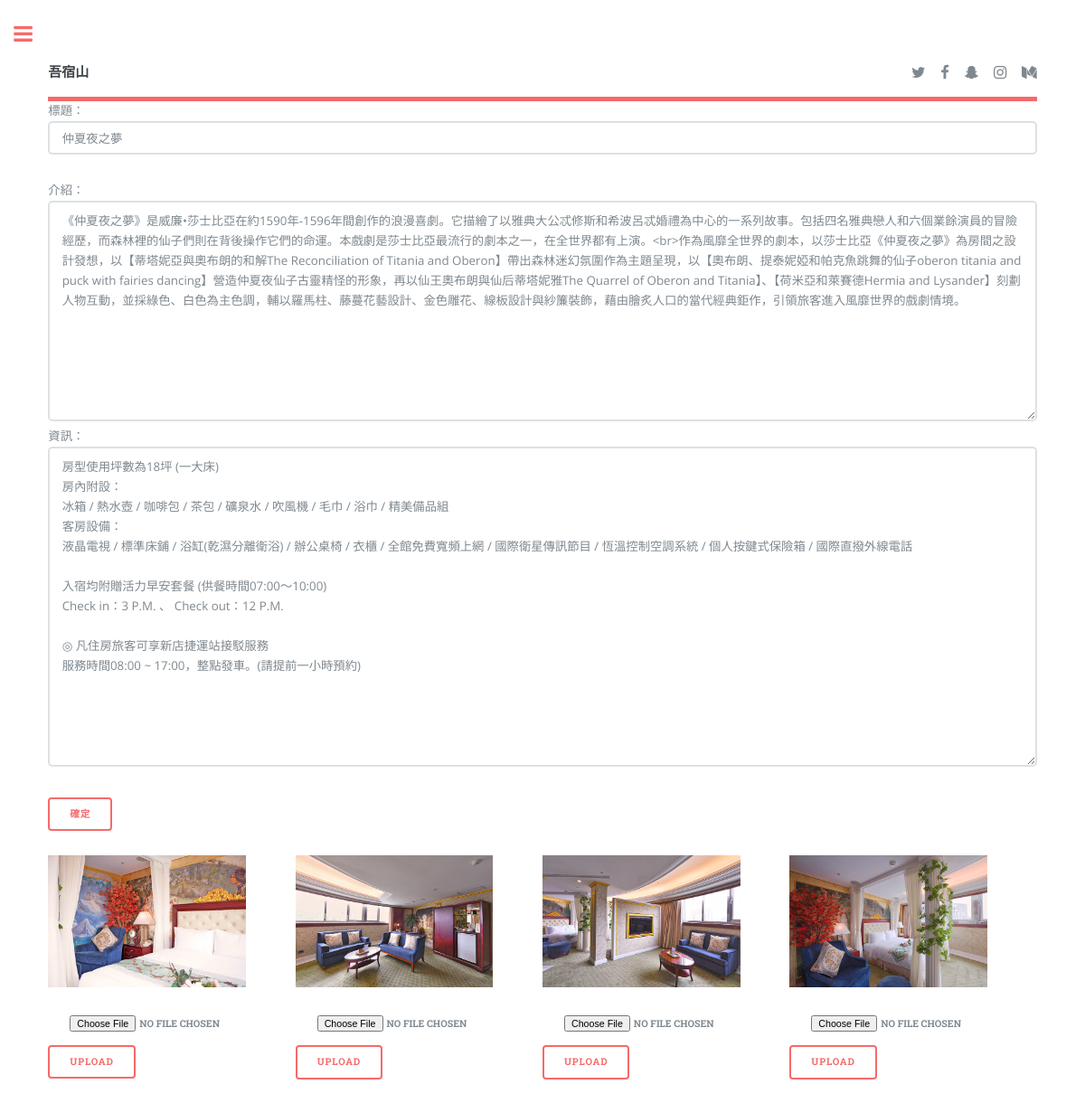
/index.php/admin/update_room?id=1 (signed in), run on the app's committed database.
### tables this page shows
CREATE TABLE IF NOT EXISTS `room` (
  `room_ID` int(11) NOT NULL AUTO_INCREMENT,
  `room_Name` varchar(20) NOT NULL,
  `room_Level` varchar(5) NOT NULL,
  `room_Price` varchar(5) NOT NULL,
  `room_Size` varchar(3) NOT NULL,
  `room_Intro` text NOT NULL,
  `room_Quantity` varchar(3) NOT NULL,
  `room_Img1` varchar(15) NOT NULL,
  `room_Img2` varchar(15) NOT NULL,
  `room_Img3` varchar(15) NOT NULL,
  `room_Img4` varchar(15) NOT NULL,
  `room_Img5` varchar(15) NOT NULL,
  `room_Remarks` text NOT NULL,
  PRIMARY KEY (`room_ID`)
);

### application/controllers/Admin.php (called while the page is built, shortened)
<?php
class Admin extends CI_Controller {
        public function __construct()
        {
                $this->load->helper(array('form', 'url'));
        }
        public function update_room()
        {
                $data['title'] = '-修改客房資料';
                $this->load->helper('url');
                $this->load->view('templates/header_2', $data);
                $this->load->view('admin/update_room', array('error' => ' ' ));
                $this->load->view('templates/manu');
                $this->load->view('templates/footer');
        }
}

### index.php (called while the page is built, shortened)
<?php
require_once BASEPATH.'core/CodeIgniter.php';

### application/views/admin/update_room.php (the view, shortened to what this page needs)
<?php
if (isset($_SESSION["emp_identity"])) {
  $ID = $_GET['id'];
  $sql = "SELECT * FROM room where room_ID='$ID'";
  $result = mysql_query($sql);
  $row = mysql_fetch_row($result);
  $result_area = str_replace(chr(13).chr(10), "<br>", $row[5]);
  $remarks = str_replace('<br />', "", nl2br($row[12]));
  echo "<form name=\"form\" method=\"post\" action=\"update_room_finish\">";
  echo "標題：<input type=\"text\" name=\"room_Name\" value=\"$row[1]\" /> <br>";
  echo "介紹：<textarea name=\"room_Intro\" rows=\"10\" cols=\"20\"/>$result_area</textarea>";
  echo "資訊：<textarea name=\"room_Remarks\" rows=\"15\" cols=\"20\"/>$remarks</textarea>";
  echo " <br><input type=\"submit\" name=\"button\" value=\"確定\" />";
  echo "</form>";
  for ($i=8; $i<12; $i++) {
    echo "<div class = 'update_img'>";
    echo "<form method=\"post\" action=\"do_upload\"  enctype=\"multipart/form-data\">";
    echo "
      <input type=\"hidden\" name=\"id\" value=\"$ID\">
      <input type=\"hidden\" name=\"room_img1\" value=\"$row[7]\">
      <input type=\"hidden\" name=\"room_img2\" value=\"$row[$i]\">
      <img src=\"../images/room/$row[7]/$row[$i].jpg\" /><br><br>
      <input type=\"file\" name=\"userfile\" size=\"20\" />
      <br>
      <input type=\"submit\" value=\"upload\" />
      </form>
    ";
    echo "</div>";
  }
}
?>

### assets/css/main.css (style rules this page uses)
html, body, div, span, applet, object, iframe, h1, h2, h3, h4, h5, h6, p, blockquote, pre, a, abbr, acronym, address, big, cite, code, del, dfn, em, img, ins, kbd, q, s, samp, small, strike, strong, sub, sup, tt, var, b, u, i, center, dl, dt, dd, ol, ul, li, fieldset, form, label, legend, table, caption, tbody, tfoot, thead, tr, th, td, article, aside, canvas, details, embed, figure, figcaption, footer, header, hgroup, menu, nav, output, ruby, section, summary, time, mark, audio, video { margin: 0; padding: 0; border: 0; font-size: 100%; font: inherit; vertical-align: baseline; }
body { line-height: 1; }
body { -webkit-text-size-adjust: none; }
*, *:before, *:after { -moz-box-sizing: border-box; -webkit-box-sizing: border-box; box-sizing: border-box; }
body { -ms-overflow-style: scrollbar; }
body { background: #ffffff; }
body, input, select, textarea { color: #7f888f; font-family: "Open Sans", sans-serif; font-size: 13pt; font-weight: 400; line-height: 1.65; }
@media screen and (max-width: 1680px) { body, input, select, textarea { font-size: 11pt; } }
@media screen and (max-width: 1280px) { body, input, select, textarea { font-size: 10pt; } }
form { margin: 0 0 2em 0; }
input[type="text"], input[type="password"], input[type="email"], input[type="tel"], input[type="search"], input[type="url"], select, textarea { -moz-appearance: none; -webkit-appearance: none; -ms-appearance: none; appearance: none; background: #ffffff; border-radius: 0.375em; border: none; border: solid 2px rgba(210, 215, 217, 0.75); color: inherit; display: block; outline: 0; padding: 0 1em; text-decoration: none; width: 100%; margin-bottom: 0.5em; }
input[type="text"], input[type="password"], input[type="email"], input[type="tel"], input[type="search"], input[type="url"], select { height: 2.75em; }
textarea { padding: 0.75em 1em; }
input[type="submit"], input[type="reset"], input[type="button"], button, .button { -moz-appearance: none; -webkit-appearance: none; -ms-appearance: none; appearance: none; -moz-transition: background-color 0.2s ease-in-out, color 0.2s ease-in-out; -webkit-transition: background-color 0.2s ease-in-out, color 0.2s ease-in-out; -ms-transition: background-color 0.2s ease-in-out, color 0.2s ease-in-out; transition: background-color 0.2s ease-in-out, color 0.2s ease-in-out; background-color: transparent; border-radius: 0.375em; border: 0; box-shadow: inset 0 0 0 2px #f56a6a; color: #f56a6a !important; cursor: pointer; display: inline-block; font-family: "Roboto Slab", serif; font-size: 0.8em; font-weight: 700; height: 3.5em; letter-spacing: 0.075em; line-height: 3.5em; padding: 0 2.25em; text-align: center; text-decoration: none; text-transform: uppercase; white-space: nowrap; margin-top:0.5em; }
.update_img { width: 25%; float: left; }
.update_img img { width: 80%; margin: 0 auto; }
input[type="file"], input[type="submit"] .update_img { -moz-appearance: none; -webkit-appearance: none; -ms-appearance: none; appearance: none; font-family: "Roboto Slab", serif; font-size: 0.8em; font-weight: 700; height: 3.5em; line-height: 3.5em; padding: 0 2.25em; text-align: center; text-decoration: none; text-transform: uppercase; white-space: nowrap; }
.booking input[type="button"], input[type="submit"] { margin-right:1.75em; }
input[type="date"], input[type="number"], { height: 2.75em; }

### data on the page
room: room_Name "仲夏夜之夢", room_Intro "《仲夏夜之夢》是威廉•莎士比亞在約1590年-1596年間創作的浪漫喜劇。它描繪了以雅典大公忒修斯和希波呂忒婚禮為中心的一系列故事。包括四名雅典戀人和六個業餘演員的冒險經歷，而森林裡的仙子們則在背後操作它們的命運。本戲劇是莎士比亞最流行的劇本之一，在全世界都有上演。<br>作為風靡全世界的劇本，以莎士比亞《仲夏夜之夢》為房間之設計發想，以【蒂塔妮亞與奧布朗的和解The Reconciliation of Titania and Oberon】帶出森林迷幻氛圍作為主題呈現，以【奧布朗、提泰妮婭和帕克魚跳舞的仙子oberon titania and puck with fairies dancing】營造仲夏夜仙子古靈精怪的形象，再以仙王奧布朗與仙后蒂塔妮雅The Quarrel of Oberon and Titania】、【荷米亞和萊賽德Hermia and Lysander】刻劃人物互動，並採綠色、白色為主色調，輔以羅馬柱、藤蔓花藝設計、金色雕花、線板設計與紗簾裝飾，藉由膾炙人口的當代經典鉅作，引領旅客進入風靡世界的戲劇情境。", room_Remarks "房型使用坪數為18坪 (一大床) 房內附設： 冰箱 / 熱水壺 / 咖啡包 / 茶包 / 礦泉水 / 吹風機 / 毛巾 / 浴巾 / 精美備品組 客房設備： 液晶電視 / 標準床鋪 / 浴缸(乾濕分離衛浴) / 辦公桌椅 / 衣櫃 / 全館免費寬頻上網 / 國際衛星傳訊節目 / 恆溫控制空調系統 / 個人按鍵式保險箱 / 國際直撥外線電話 入宿均附贈活力早安套餐 (供餐時間07:00～10:00) Check in：3 P.M. 、 Check out：12 P.M. ◎ 凡住房旅客可享新店捷運站接駁服務 服務時間08:00 ~ 17:00，整點發車。(請提前一小時預約)"
